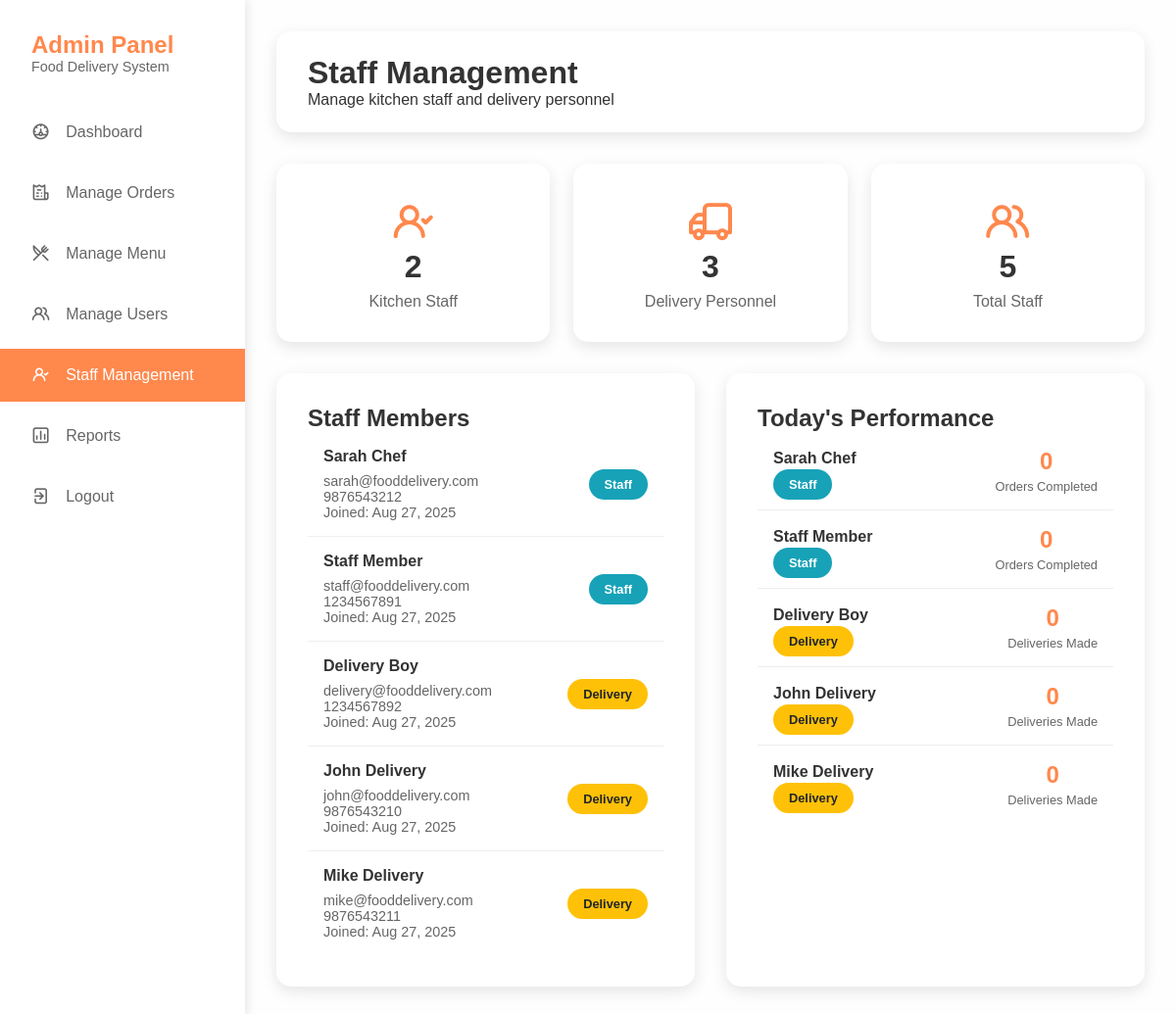
The page /admin/staff.php (signed in) on the database its author committed.
### tables this page shows
CREATE TABLE IF NOT EXISTS users (
    id INT AUTO_INCREMENT PRIMARY KEY,
    name VARCHAR(100) NOT NULL,
    email VARCHAR(100) UNIQUE NOT NULL,
    password VARCHAR(255) NOT NULL,
    phone VARCHAR(20),
    address TEXT,
    role ENUM('customer', 'staff', 'admin', 'delivery') DEFAULT 'customer',
    created_at TIMESTAMP DEFAULT CURRENT_TIMESTAMP,
    updated_at TIMESTAMP DEFAULT CURRENT_TIMESTAMP ON UPDATE CURRENT_TIMESTAMP
);

### admin/staff.php (the view, shortened to what this page needs)
<?php
$database = new Database();
$db = $database->getConnection();
$staff_query = "SELECT * FROM users WHERE role IN ('staff', 'delivery') ORDER BY role, name";
$staff_stmt = $db->prepare($staff_query);
$staff_stmt->execute();
$staff_members = $staff_stmt->fetchAll(PDO::FETCH_ASSOC);
$staff_stats_query = "SELECT
    COUNT(CASE WHEN role = 'staff' THEN 1 END) as staff_count,
    COUNT(CASE WHEN role = 'delivery' THEN 1 END) as delivery_count
    FROM users WHERE role IN ('staff', 'delivery')";
$staff_stats_stmt = $db->prepare($staff_stats_query);
$staff_stats_stmt->execute();
$staff_stats = $staff_stats_stmt->fetch(PDO::FETCH_ASSOC);
$today_performance_query = "SELECT
    u.name, u.role,
    COUNT(CASE WHEN o.status = 'ready' AND u.role = 'staff' THEN 1 END) as orders_completed,
    COUNT(CASE WHEN o.status = 'delivered' AND u.role = 'delivery' THEN 1 END) as deliveries_completed
    FROM users u
    LEFT JOIN orders o ON (u.id = o.staff_id OR u.id = o.delivery_id) AND DATE(o.order_date) = CURDATE()
    WHERE u.role IN ('staff', 'delivery')
    GROUP BY u.id, u.name, u.role
    ORDER BY u.role, u.name";
$today_performance_stmt = $db->prepare($today_performance_query);
$today_performance_stmt->execute();
$today_performance = $today_performance_stmt->fetchAll(PDO::FETCH_ASSOC);
?>
<!DOCTYPE html>
<html lang="en">
<head>
    <link rel="stylesheet" href="https://unicons.iconscout.com/release/v4.0.0/css/line.css">
</head>
<body>
    <div class="dashboard">
        <aside class="sidebar">
            <div class="sidebar-header">
                <h2>Admin Panel</h2>
                <p>Food Delivery System</p>
            </div>
            <ul class="sidebar-menu">
                <li><a href="dashboard.php"><i class="uil uil-dashboard"></i> Dashboard</a></li>
                <li><a href="orders.php"><i class="uil uil-receipt"></i> Manage Orders</a></li>
                <li><a href="menu.php"><i class="uil uil-restaurant"></i> Manage Menu</a></li>
                <li><a href="users.php"><i class="uil uil-users-alt"></i> Manage Users</a></li>
                <li><a href="staff.php" class="active"><i class="uil uil-user-check"></i> Staff Management</a></li>
                <li><a href="reports.php"><i class="uil uil-chart"></i> Reports</a></li>
                <li><a href="../logout.php"><i class="uil uil-signout"></i> Logout</a></li>
            </ul>
        </aside>
        <main class="main-content">
            <div class="header">
                <h1>Staff Management</h1>
                <p>Manage kitchen staff and delivery personnel</p>
            </div>
            <div class="stats-grid">
                <div class="stat-card">
                    <i class="uil uil-user-check"></i>
                    <h3><?php echo $staff_stats['staff_count']; ?></h3>
                    <p>Kitchen Staff</p>
                </div>
                <div class="stat-card">
                    <i class="uil uil-truck"></i>
                    <h3><?php echo $staff_stats['delivery_count']; ?></h3>
                    <p>Delivery Personnel</p>
                </div>
                <div class="stat-card">
                    <i class="uil uil-users-alt"></i>
                    <h3><?php echo $staff_stats['staff_count'] + $staff_stats['delivery_count']; ?></h3>
                    <p>Total Staff</p>
                </div>
            </div>
            <div class="content-grid">
                <div class="staff-section">
                    <h2>Staff Members</h2>
                    <?php foreach ($staff_members as $member): ?>
                        <div class="staff-member">
                            <div class="staff-info">
                                <h4><?php echo $member['name']; ?></h4>
                                <p><?php echo $member['email']; ?></p>
                                <p><?php echo $member['phone'] ?? 'No phone'; ?></p>
                                <p>Joined: <?php echo date('M d, Y', strtotime($member['created_at'])); ?></p>
                            </div>
                            <div>
                                <span class="role-badge role-<?php echo $member['role']; ?>">
                                    <?php echo ucfirst($member['role']); ?>
                                </span>
                            </div>
                        </div>
                    <?php endforeach; ?>
                </div>
                <div class="performance-section">
                    <h2>Today's Performance</h2>
                    <?php foreach ($today_performance as $performance): ?>
                        <div class="performance-item">
                            <div class="staff-info">
                                <h4><?php echo $performance['name']; ?></h4>
                                <span class="role-badge role-<?php echo $performance['role']; ?>">
                                    <?php echo ucfirst($performance['role']); ?>
                                </span>
                            </div>
                            <div class="performance-stats">
                                <?php if ($performance['role'] == 'staff'): ?>
                                    <div class="performance-stat">
                                        <h4><?php echo $performance['orders_completed']; ?></h4>
                                        <p>Orders Completed</p>
                                    </div>
                                <?php else: ?>
                                    <div class="performance-stat">
                                        <h4><?php echo $performance['deliveries_completed']; ?></h4>
                                        <p>Deliveries Made</p>
                                    </div>
                                <?php endif; ?>
                            </div>
                        </div>
                    <?php endforeach; ?>
                </div>
            </div>
        </main>
    </div>
</body>
</html>

### admin/staff.php (style rules this page uses)
* { margin: 0; padding: 0; box-sizing: border-box; }
body { font-family: 'Arial', sans-serif; background: #fefefe; color: #333; }
.dashboard { display: flex; min-height: 100vh; }
.sidebar { width: 250px; background: white; box-shadow: 2px 0 10px rgba(0,0,0,0.1); padding: 2rem 0; }
.sidebar-header { padding: 0 2rem; margin-bottom: 2rem; }
.sidebar-header h2 { color: #ff884d; font-size: 1.5rem; }
.sidebar-header p { color: #666; font-size: 0.9rem; }
.sidebar-menu { list-style: none; }
.sidebar-menu li { margin-bottom: 0.5rem; }
.sidebar-menu a { display: flex; align-items: center; padding: 1rem 2rem; color: #666; text-decoration: none; transition: all 0.3s; }
.sidebar-menu a:hover, .sidebar-menu a.active { background: #ff884d; color: white; }
.sidebar-menu i { margin-right: 1rem; font-size: 1.2rem; }
.main-content { flex: 1; padding: 2rem; }
.header { background: white; padding: 1.5rem 2rem; border-radius: 15px; box-shadow: 0 5px 15px rgba(0,0,0,0.1); margin-bottom: 2rem; }
.stats-grid { display: grid; grid-template-columns: repeat(auto-fit, minmax(250px, 1fr)); gap: 1.5rem; margin-bottom: 2rem; }
.stat-card { background: white; padding: 2rem; border-radius: 15px; box-shadow: 0 5px 15px rgba(0,0,0,0.1); text-align: center; }
.stat-card i { font-size: 3rem; color: #ff884d; margin-bottom: 1rem; }
.stat-card h3 { font-size: 2rem; margin-bottom: 0.5rem; }
.stat-card p { color: #666; }
.content-grid { display: grid; grid-template-columns: 1fr 1fr; gap: 2rem; }
.staff-section { background: white; padding: 2rem; border-radius: 15px; box-shadow: 0 5px 15px rgba(0,0,0,0.1); }
.staff-member { display: flex; justify-content: space-between; align-items: center; padding: 1rem; border-bottom: 1px solid #eee; }
.staff-member:last-child { border-bottom: none; }
.staff-info h4 { margin-bottom: 0.5rem; }
.staff-info p { color: #666; font-size: 0.9rem; }
.role-badge { padding: 0.5rem 1rem; border-radius: 20px; font-size: 0.8rem; font-weight: bold; }
.role-staff { background: #17a2b8; color: white; }
.role-delivery { background: #ffc107; color: #212529; }
.performance-section { background: white; padding: 2rem; border-radius: 15px; box-shadow: 0 5px 15px rgba(0,0,0,0.1); }
.performance-item { display: flex; justify-content: space-between; align-items: center; padding: 1rem; border-bottom: 1px solid #eee; }
.performance-item:last-child { border-bottom: none; }
.performance-stats { display: flex; gap: 1rem; }
.performance-stat { text-align: center; }
.performance-stat h4 { color: #ff884d; font-size: 1.5rem; margin-bottom: 0.25rem; }
.performance-stat p { color: #666; font-size: 0.8rem; }

### rows shown on the page
users: name "Sarah Chef", email "sarah@fooddelivery.com", phone "9876543212", created_at "Aug 27, 2025", role "Staff"
users: name "Staff Member", email "staff@fooddelivery.com", phone "1234567891", created_at "Aug 27, 2025", role "Staff"
users: name "Delivery Boy", email "delivery@fooddelivery.com", phone "1234567892", created_at "Aug 27, 2025", role "Delivery"
users: name "John Delivery", email "john@fooddelivery.com", phone "9876543210", created_at "Aug 27, 2025", role "Delivery"
users: name "Mike Delivery", email "mike@fooddelivery.com", phone "9876543211", created_at "Aug 27, 2025", role "Delivery"

### other values the page prints
$staff_stats['staff_count'] "2"
$staff_stats['delivery_count'] "3"
$staff_stats['staff_count'] + $staff_stats['delivery_count'] "5"
$performance['name'] "Sarah Chef"
$performance['role'] "Staff"
$performance['orders_completed'] "0"
$performance['name'] "Staff Member"
$performance['name'] "Delivery Boy"
$performance['role'] "Delivery"
$performance['deliveries_completed'] "0"
$performance['name'] "John Delivery"
$performance['name'] "Mike Delivery"
